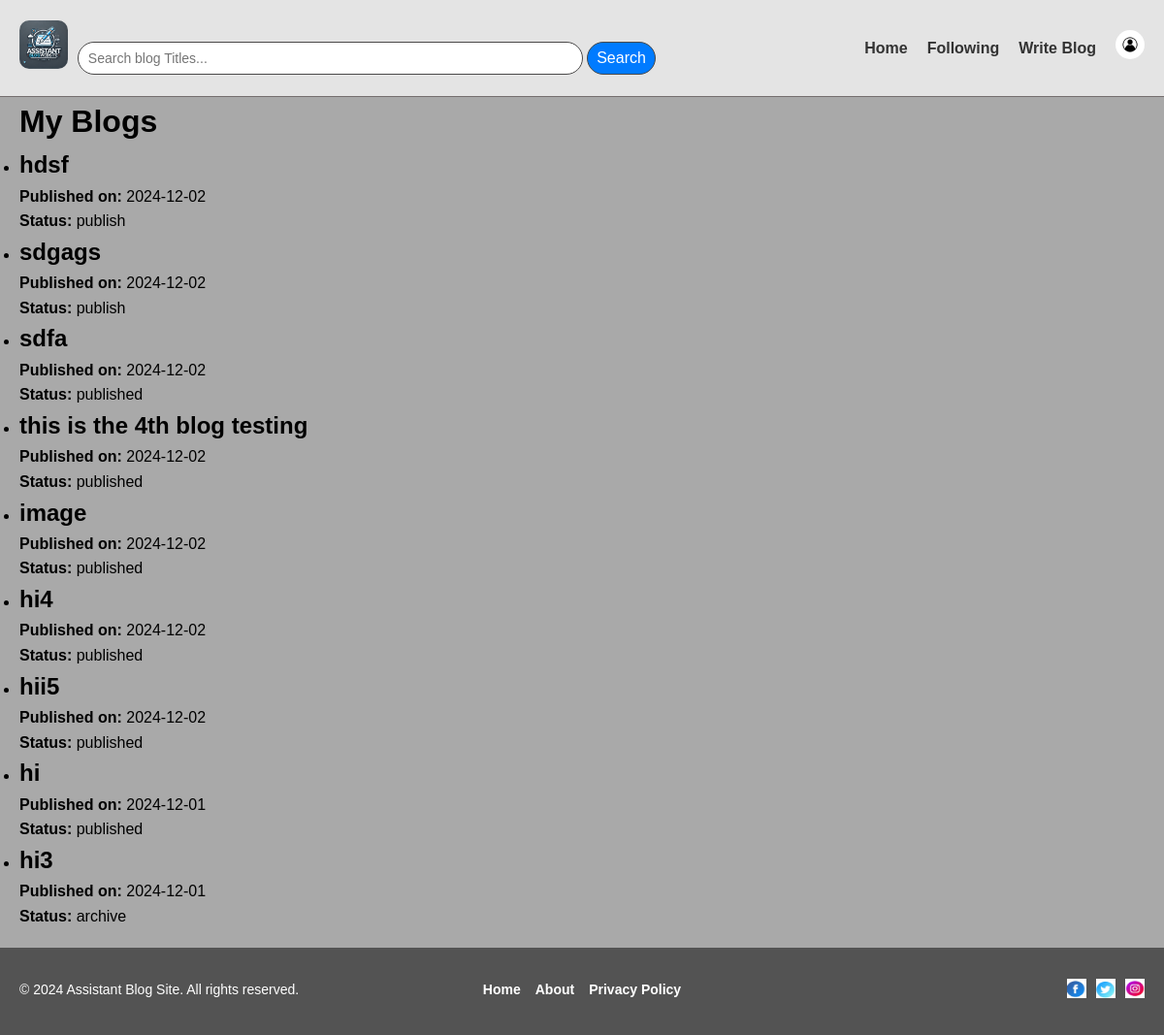
/myblogs/ (signed in), run on an earlier commit of the app's database.
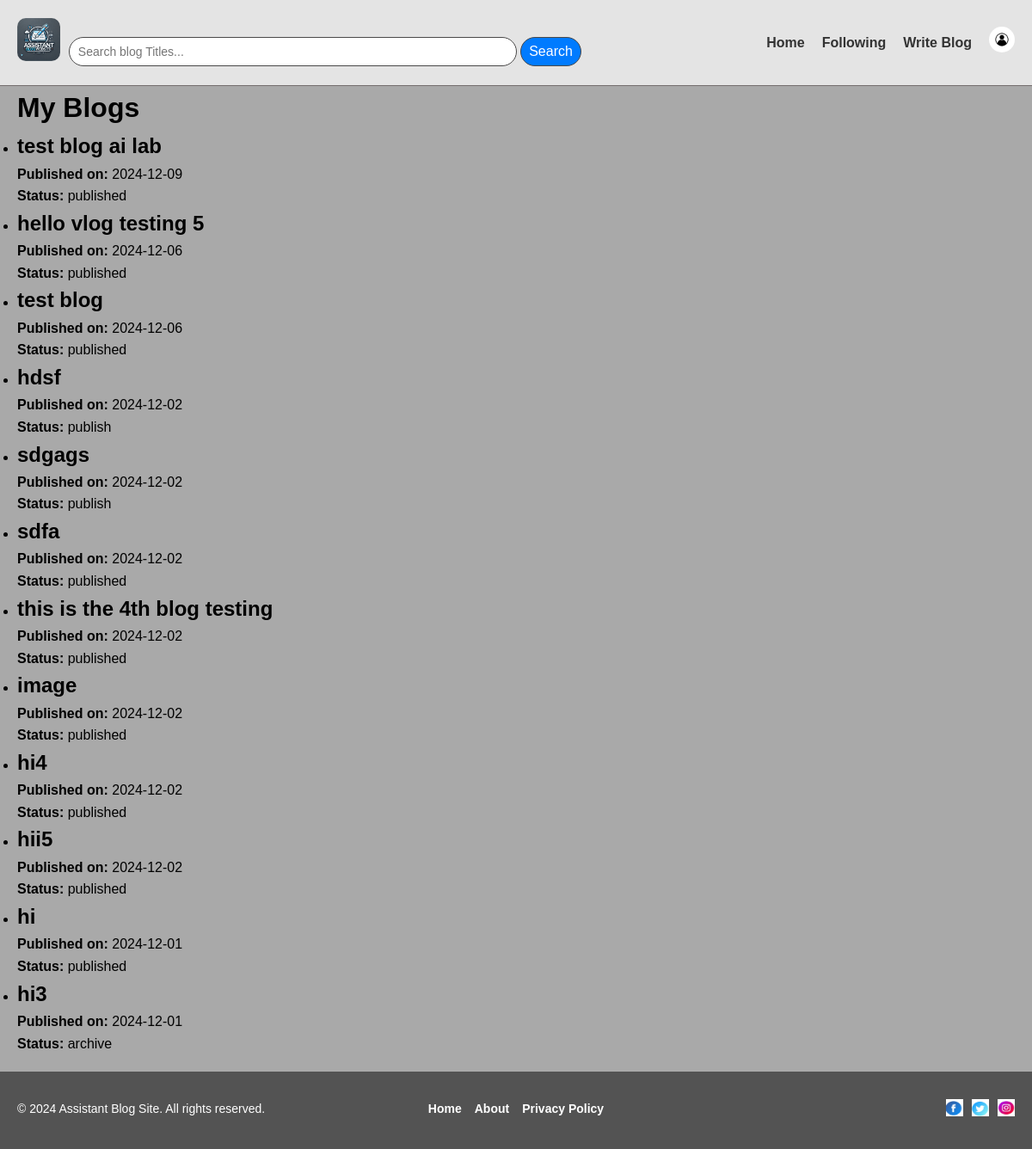
And on a later commit of the database.
### sdpApp/models.py (models this page shows, shortened)
class Blog(models.Model):
    STATUS_CHOICES = [
        ('published', 'Published'),
        ('draft', 'Draft'),
        ('archived', 'Archived'),
    ]
    blog_id = models.AutoField(primary_key=True)
    user_id = models.ForeignKey(Users, on_delete=models.CASCADE)
    blog_title = models.TextField(default="")
    text = models.TextField(null=False,default="")
    image = models.ImageField(upload_to='blog_images/',null=True,blank=True)
    category_name = models.CharField(max_length=100, default="")
    date = models.DateField(null=False, default=date.today)  # Default to today's date
    time = models.TimeField(null=False, default=now)  # Automatically set the current time
    status = models.CharField(max_length=10, choices=STATUS_CHOICES, default='draft')

### sdpApp/views.py (the view)
# urls.py: path('myblogs/', views.myblogs, name='myblogs'),
def myblogs(request):
    user_blogs = Blog.objects.filter(user_id=request.user.user_id).order_by('-date')
    return render(request, 'myblogs.html', {'user_blogs': user_blogs})

### sdpApp/templates/myblogs.html (shortened to what this page needs)
<!DOCTYPE html>
<html lang="en">
<head>
    {% load static %}
    <link rel="stylesheet" href="{% static 'style.css' %}">
</head>
<body>
    {% include 'fragments/header.html' %}
    <div class="container">
        <h1>My Blogs</h1>
        {% if user_blogs %}
            <ul class="blogs-list">
                {% for blog in user_blogs %}
                    <li class="blog-item">
                        <h2><a href="{% url 'blog_details' blog_id=blog.blog_id %}" class="blog-item-title">{{ blog.blog_title }}</a></h2>
                        <p><strong>Published on:</strong> {{ blog.date|date:"Y-m-d" }}</p>
                        <p><strong>Status:</strong> {{ blog.status }}</p>
                    </li>
                {% endfor %}
            </ul>
        {% else %}
            <p>You haven't written any blogs yet.</p>
        {% endif %}
    </div>
    {% include 'fragments/footer.html' %}
</body>
</html>

What changed in the data, as far as the page shows it:
added Blog: blog_title "test blog ai lab", date "2024-12-09", status "published"
added Blog: blog_title "hello vlog testing 5", date "2024-12-06", status "published"
added Blog: blog_title "test blog", date "2024-12-06", status "published"
